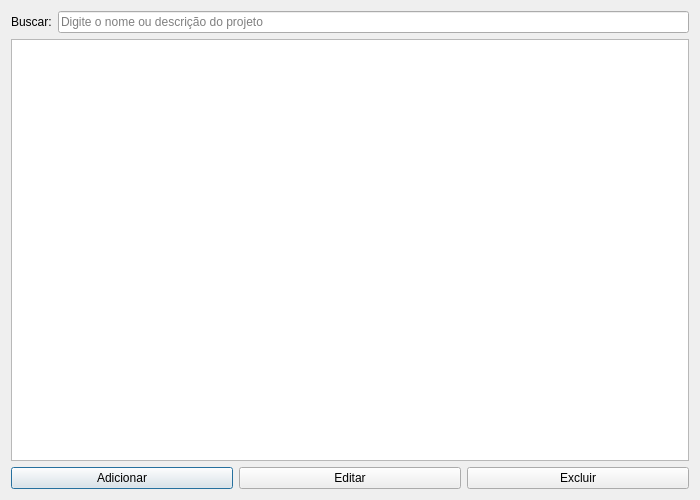
<?xml version="1.0" encoding="UTF-8"?>
<ui version="4.0">
 <class>ManageProjectsDialog</class>
 <widget class="QDialog" name="ManageProjectsDialog">
  <property name="geometry">
   <rect>
    <x>0</x>
    <y>0</y>
    <width>700</width>
    <height>500</height>
   </rect>
  </property>
  <property name="windowTitle">
   <string>Gerenciar Projetos</string>
  </property>
  <layout class="QVBoxLayout" name="verticalLayout">
   <item>
    <layout class="QHBoxLayout" name="searchLayout">
     <item>
      <widget class="QLabel" name="searchLabel">
       <property name="text">
        <string>Buscar:</string>
       </property>
      </widget>
     </item>
     <item>
      <widget class="QLineEdit" name="searchLineEdit">
       <property name="placeholderText">
        <string>Digite o nome ou descrição do projeto</string>
       </property>
      </widget>
     </item>
    </layout>
   </item>
   <item>
    <widget class="QTableWidget" name="projectsTable"/>
   </item>
   <item>
    <layout class="QHBoxLayout" name="horizontalLayout">
     <item>
      <widget class="QPushButton" name="addButton">
       <property name="text">
        <string>Adicionar</string>
       </property>
      </widget>
     </item>
     <item>
      <widget class="QPushButton" name="editButton">
       <property name="text">
        <string>Editar</string>
       </property>
      </widget>
     </item>
     <item>
      <widget class="QPushButton" name="deleteButton">
       <property name="text">
        <string>Excluir</string>
       </property>
      </widget>
     </item>
    </layout>
   </item>
  </layout>
 </widget>
 <resources/>
 <connections/>
</ui>
